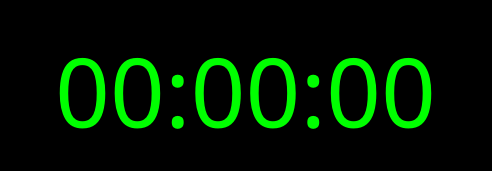
<?xml version="1.0" encoding="UTF-8"?>
<ui version="4.0">
 <class>MainWindow</class>
 <widget class="QMainWindow" name="MainWindow">
  <property name="geometry">
   <rect>
    <x>0</x>
    <y>0</y>
    <width>492</width>
    <height>171</height>
   </rect>
  </property>
  <property name="minimumSize">
   <size>
    <width>492</width>
    <height>171</height>
   </size>
  </property>
  <property name="maximumSize">
   <size>
    <width>492</width>
    <height>171</height>
   </size>
  </property>
  <property name="windowTitle">
   <string>Relógio Digital</string>
  </property>
  <property name="styleSheet">
   <string notr="true">background-color: rgb(0, 0, 0);
color: rgb(0, 255, 0);</string>
  </property>
  <widget class="QWidget" name="centralwidget">
   <widget class="QLabel" name="lblRelogio">
    <property name="geometry">
     <rect>
      <x>40</x>
      <y>30</y>
      <width>411</width>
      <height>121</height>
     </rect>
    </property>
    <property name="font">
     <font>
      <family>LcdD</family>
      <pointsize>72</pointsize>
     </font>
    </property>
    <property name="text">
     <string>00:00:00</string>
    </property>
    <property name="alignment">
     <set>Qt::AlignCenter</set>
    </property>
   </widget>
  </widget>
 </widget>
 <resources/>
 <connections/>
</ui>
